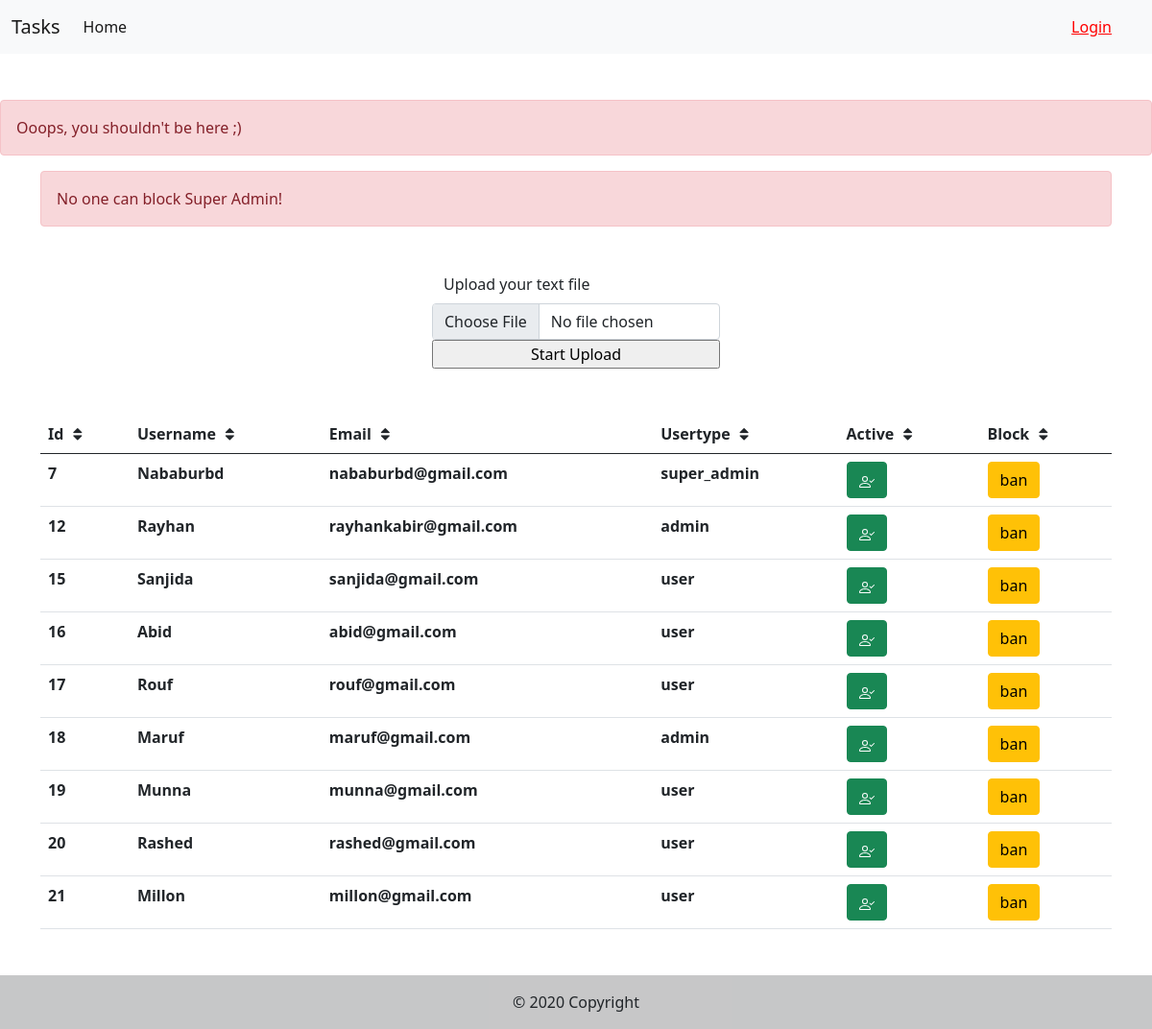
Screenshot of /admin/admin_panel.php?id=7&status=0 with the database file from the repository.
### tables this page shows
CREATE TABLE `users` (
  `id` int(11) NOT NULL,
  `username` varchar(100) DEFAULT NULL,
  `email` varchar(100) DEFAULT NULL,
  `password` varchar(100) DEFAULT NULL,
  `user_type` varchar(100) DEFAULT NULL,
  `is_active` BOOLEAN DEFAULT 0,
  `created_at` timestamp NOT NULL DEFAULT current_timestamp(),
  `updated_at` timestamp NOT NULL DEFAULT current_timestamp()
);

### inc/functions.php (called while the page is built, shortened)
<?php
include 'UserService.php';
function is_admin()
{
    if (isset($_SESSION['user']) && ($_SESSION['user']['user_type'] == 'admin' || $_SESSION['user']['user_type'] == 'super_admin')) {
        return true;
    } else {
        return false;
    }
}

### inc/UserService.php (called while the page is built, shortened)
<?php
function getUsers($page = 1)
{
    global $db;
    $query = "SELECT * FROM users LIMIT ".(($page-1)*10).",".($page*10);
    $result = mysqli_query($db, $query);
    $rows = [];
    while ($row = mysqli_fetch_assoc($result)) {
        $rows[] = $row;
    }
    return $rows;
}
function changeUserStatus($id)
{
    $user = getUserById($id);
    if ($user['user_type'] == 'super_admin') {
        return 'No one can block Super Admin!';
    }
}
function getUserById($id)
{
    global $db;
    $query = "SELECT * FROM users WHERE id=" . $id;
    $result = mysqli_query($db, $query);
    $user = mysqli_fetch_assoc($result);
    return $user;
}

### admin/admin_panel.php (the view, shortened to what this page needs)
<?php
include '../inc/header.php';
?>
<?php if (!is_admin()) { ?>
<div class="alert alert-danger" role="alert">
    Ooops, you shouldn't be here ;)
</div>
<?php }
        if (isset($_GET['id'])) {
            $result = changeUserStatus($_GET['id']);
            if ($result) {?>
<div class="container-lg">
    <div class="alert alert-danger" role="alert">
        <?php echo $result ?>
    </div>
</div>
<?php
            }
        }
?>
<div class="container w-25 mt-5 mb-5">
    <form action="admin_panel.php" method="post" enctype="multipart/form-data">
        <div class="row">
            <label class="form-label" for="customFile">Upload your text file</label>
            <input type="file" class="form-control" id="customFile" name="the_file" />
            <input type="submit" name="submit" value="Start Upload">
        </div>
    </form>
</div>
<div class="container-lg mb-5">
    <table class="table table-hover">
        <thead>
            <tr>
                <th scope="col" onclick="sortTable(0)">Id <i class="fa fa-fw fa-sort"></i></th>
                <th scope="col" onclick="sortTable(1)">Username <i class="fa fa-fw fa-sort"></i></th>
                <th scope="col" onclick="sortTable(2)">Email <i class="fa fa-fw fa-sort"></i></th>
                <th scope="col" onclick="sortTable(3)">Usertype <i class="fa fa-fw fa-sort"></i></th>
                <th scope="col" onclick="sortTable(4)">Active <i class="fa fa-fw fa-sort"></i></th>
                <th scope="col" onclick="sortTable(5)">Block <i class="fa fa-fw fa-sort"></i></th>
            </tr>
        </thead>
        <tbody>
            <?php
            $users = getUsers(isset($_GET['page']) ? $_GET['page'] : 1);
            foreach ($users as $user) {
                ?>
            <tr>
                <th scope="row" id="user_id"><?php echo $user['id'] ?>
                </th>
                <th> <?php echo $user['username'] ?>
                </th>
                <th> <?php echo $user['email'] ?>
                </th>
                <th> <?php echo $user['user_type'] ?>
                </th>
                <th id="user_status"> <?php if ($user['is_active']) {?>
                    <div class="btn btn-success"></div>
                    <?php
                } ?>
                </th>
                <th>
                    <?php
                    $buttonText = $user['is_active'] ? 'ban' : 'unban';
                $link = (isset($_GET['page']) ? 'page='.$_GET['page'].'&' : '').'id='.$user['id'].'&status='.($user['is_active'] ? 0 : 1);
                echo '<a class="btn btn-warning" role="button"  href="admin_panel.php?'. $link.'">'.$buttonText.'</a>'
                     ?>
                </th>
            </tr>
            <?php
            }
            ?>
        </tbody>
    </table>
</div>
<?php include '../inc/footer.php';

### rows the page displays
users: user_type "No one can block Super Admin!", id "7", username "Nababurbd", email "nababurbd@gmail.com", user_type "super_admin", is_active "ban"
users: id "12", username "Rayhan", email "rayhankabir@gmail.com", user_type "admin", is_active "ban"
users: id "15", username "Sanjida", email "sanjida@gmail.com", user_type "user", is_active "ban"
users: id "16", username "Abid", email "abid@gmail.com", user_type "user", is_active "ban"
users: id "17", username "Rouf", email "rouf@gmail.com", user_type "user", is_active "ban"
users: id "18", username "Maruf", email "maruf@gmail.com", user_type "admin", is_active "ban"
users: id "19", username "Munna", email "munna@gmail.com", user_type "user", is_active "ban"
users: id "20", username "Rashed", email "rashed@gmail.com", user_type "user", is_active "ban"
users: id "21", username "Millon", email "millon@gmail.com", user_type "user", is_active "ban"
